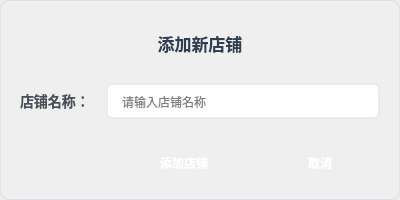
<?xml version="1.0" encoding="UTF-8"?>
<ui version="4.0">
 <class>AddStoreDialog</class>
 <widget class="QDialog" name="AddStoreDialog">
  <property name="geometry">
   <rect>
    <x>0</x>
    <y>0</y>
    <width>400</width>
    <height>200</height>
   </rect>
  </property>
  <property name="windowTitle">
   <string>添加新店铺</string>
  </property>
  <property name="styleSheet">
   <string notr="true">
/* 对话框整体样式 */
QDialog {
    background: qlineargradient(x1: 0, y1: 0, x2: 0, y2: 1,
                                stop: 0 #f8f9fa, stop: 1 #e9ecef);
    border: 1px solid #dee2e6;
    border-radius: 8px;
}

/* 标签样式 */
QLabel {
    font-family: "YouYuan";
    font-size: 14px;
    color: #495057;
    font-weight: bold;
}

/* 输入框样式 */
QLineEdit {
    font-family: "YouYuan";
    font-size: 12px;
    padding: 8px 12px;
    border: 2px solid #e9ecef;
    border-radius: 6px;
    background-color: white;
    selection-background-color: #4CAF50;
}

QLineEdit:focus {
    border-color: #4CAF50;
    background-color: #f8fff8;
}

QLineEdit:placeholder {
    color: #adb5bd;
    font-style: italic;
}

/* 按钮样式 */
QPushButton {
    font-family: "YouYuan";
    font-size: 12px;
    font-weight: bold;
    padding: 8px 20px;
    border: none;
    border-radius: 6px;
    min-width: 80px;
}

/* 添加按钮 */
QPushButton#add_btn {
    background: qlineargradient(x1: 0, y1: 0, x2: 0, y2: 1,
                                stop: 0 #4CAF50, stop: 1 #45a049);
    color: white;
}

QPushButton#add_btn:hover {
    background: qlineargradient(x1: 0, y1: 0, x2: 0, y2: 1,
                                stop: 0 #45a049, stop: 1 #3d8b40);
}

QPushButton#add_btn:pressed {
    background: qlineargradient(x1: 0, y1: 0, x2: 0, y2: 1,
                                stop: 0 #3d8b40, stop: 1 #357935);
}

/* 取消按钮 */
QPushButton#cancel_btn {
    background: qlineargradient(x1: 0, y1: 0, x2: 0, y2: 1,
                                stop: 0 #6c757d, stop: 1 #5a6268);
    color: white;
}

QPushButton#cancel_btn:hover {
    background: qlineargradient(x1: 0, y1: 0, x2: 0, y2: 1,
                                stop: 0 #5a6268, stop: 1 #545b62);
}

QPushButton#cancel_btn:pressed {
    background: qlineargradient(x1: 0, y1: 0, x2: 0, y2: 1,
                                stop: 0 #545b62, stop: 1 #4e555b);
}
   </string>
  </property>
  <layout class="QVBoxLayout" name="verticalLayout">
   <property name="spacing">
    <number>16</number>
   </property>
   <property name="leftMargin">
    <number>20</number>
   </property>
   <property name="topMargin">
    <number>20</number>
   </property>
   <property name="rightMargin">
    <number>20</number>
   </property>
   <property name="bottomMargin">
    <number>20</number>
   </property>
   
   <!-- 标题区域 -->
   <item>
    <widget class="QLabel" name="title_label">
     <property name="text">
      <string>&lt;h3 style='color: #2c3e50; margin: 0;'&gt;添加新店铺&lt;/h3&gt;</string>
     </property>
     <property name="alignment">
      <set>Qt::AlignCenter</set>
     </property>
    </widget>
   </item>
   
   <!-- 表单区域 -->
   <item>
    <layout class="QFormLayout" name="formLayout">
     <property name="horizontalSpacing">
      <number>16</number>
     </property>
     <property name="verticalSpacing">
      <number>12</number>
     </property>
     <item row="0" column="0">
      <widget class="QLabel" name="store_name_label">
       <property name="text">
        <string>店铺名称：</string>
       </property>
      </widget>
     </item>
     <item row="0" column="1">
      <widget class="QLineEdit" name="store_name_edit">
       <property name="placeholderText">
        <string>请输入店铺名称</string>
       </property>
       <property name="minimumSize">
        <size>
         <width>200</width>
         <height>35</height>
        </size>
       </property>
      </widget>
     </item>
    </layout>
   </item>
   
   <!-- 按钮区域 -->
   <item>
    <layout class="QHBoxLayout" name="horizontalLayout_buttons">
     <property name="spacing">
      <number>16</number>
     </property>
     <item>
      <spacer name="horizontalSpacer">
       <property name="orientation">
        <enum>Qt::Horizontal</enum>
       </property>
       <property name="sizeHint" stdset="0">
        <size>
         <width>40</width>
         <height>20</height>
        </size>
       </property>
      </spacer>
     </item>
     <item>
      <widget class="QPushButton" name="add_btn">
       <property name="text">
        <string>添加店铺</string>
       </property>
       <property name="minimumSize">
        <size>
         <width>100</width>
         <height>35</height>
        </size>
       </property>
      </widget>
     </item>
     <item>
      <widget class="QPushButton" name="cancel_btn">
       <property name="text">
        <string>取消</string>
       </property>
       <property name="minimumSize">
        <size>
         <width>80</width>
         <height>35</height>
        </size>
       </property>
      </widget>
     </item>
    </layout>
   </item>
  </layout>
 </widget>
 <resources/>
 <connections/>
</ui>
